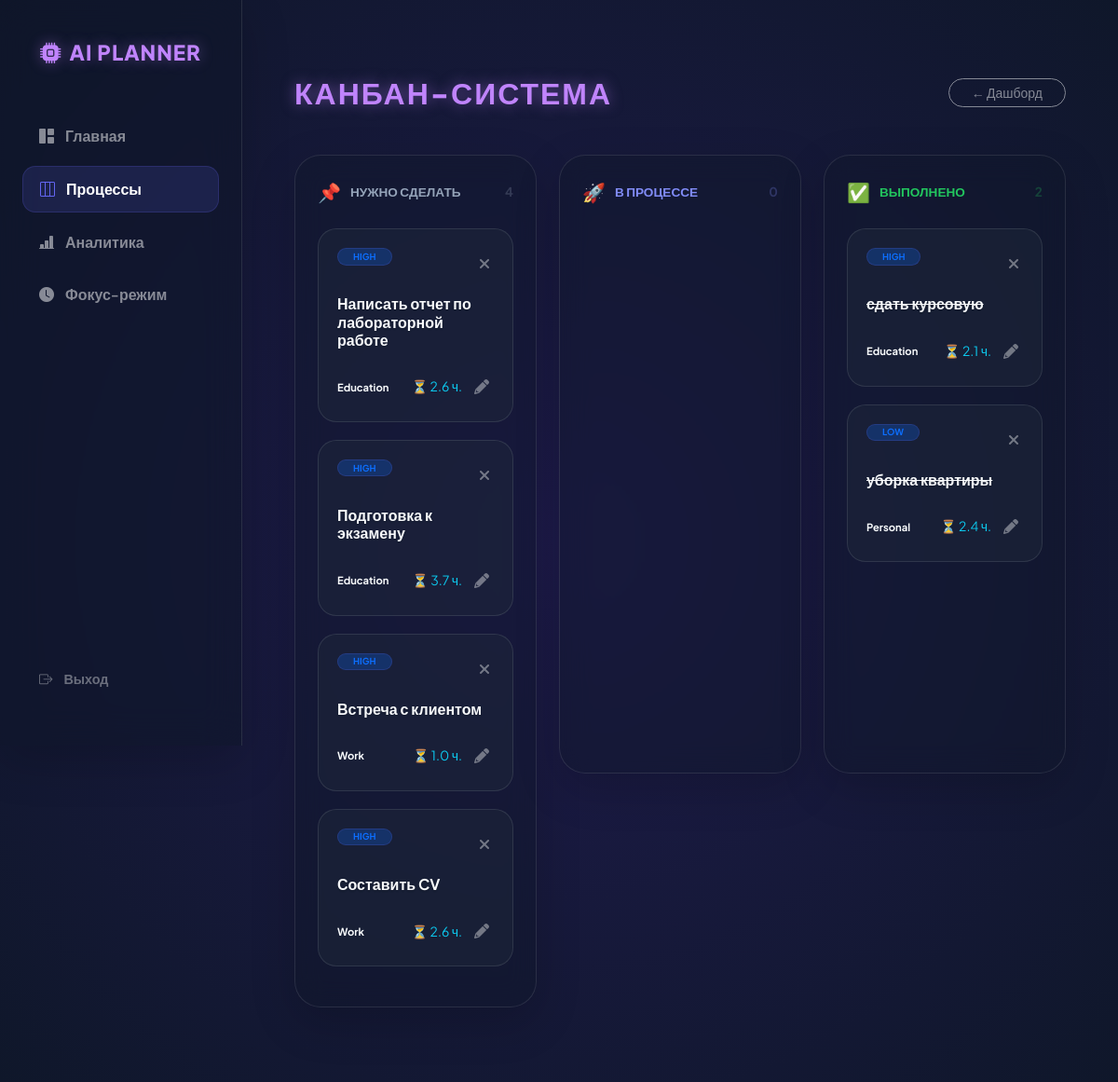
/kanban (signed in), run on the app's committed database.
### database.py (models this page shows)
class Task(Base):
    __tablename__ = "tasks"
    id = Column(Integer, primary_key=True, index=True)
    title = Column(String)
    category = Column(String)
    priority = Column(String)   # Будет приходить от ИИ
    time_est = Column(Float)    # Будет приходить от ИИ
    status = Column(String, default="todo") # todo, doing, done
    user_id = Column(Integer, ForeignKey("users.id"))
    owner = relationship("User", back_populates="tasks")

### main.py (the view)
@app.get("/kanban", response_class=HTMLResponse)
async def kanban_page(request: Request, db: Session = Depends(get_db), user_session: Optional[str] = Cookie(None)):
    if not user_session: return RedirectResponse(url="/login", status_code=303)
    user = db.query(database.User).filter(database.User.username == user_session).first()
    tasks = db.query(database.Task).filter(database.Task.user_id == user.id).all()
    return templates.TemplateResponse(
        request=request, name="kanban.html", context={"tasks": tasks}
    )

### templates/kanban.html (shortened to what this page needs)
{% extends "base.html" %}
{% block content %}
<link rel="stylesheet" href="https://cdnjs.cloudflare.com/ajax/libs/animate.css/4.1.1/animate.min.css"/>
<link rel="stylesheet" href="https://cdnjs.cloudflare.com/ajax/libs/font-awesome/6.0.0/css/all.min.css">
<div class="bg-blobs"></div>
<div class="container-fluid py-5 px-4">
    <div class="d-flex justify-content-between align-items-center mb-5 animate__animated animate__fadeIn">
        <h2 class="m-0 brand-glow">Канбан-система</h2>
        <a href="/" class="btn btn-outline-light btn-sm rounded-pill px-4 opacity-50 border-opacity-25 text-decoration-none">← Дашборд</a>
    </div>
    <div class="row g-4">
        {% for col_status, col_name, col_icon in [
            ('todo', 'Нужно сделать', '📌'),
            ('doing', 'В процессе', '🚀'),
            ('done', 'Выполнено', '✅')
        ] %}
        <div class="col-lg-4">
            <div class="kanban-column shadow-lg" data-status="{{ col_status }}" ondrop="drop(event)" ondragover="allowDrop(event)">
                <div class="column-title title-{{ col_status }}">
                    <span class="fs-5">{{ col_icon }}</span> {{ col_name }}
                    <span class="ms-auto opacity-25 fw-bold">{{ tasks|selectattr('status', 'equalto', col_status)|list|length }}</span>
                </div>
                <div id="{{ col_status }}-column" style="min-height: 70vh;">
                    {% for task in tasks if task.status == col_status %}
                    <div class="task-card animate__animated animate__fadeInUp"
                         draggable="true" ondragstart="drag(event)"
                         id="task-{{ task.id }}" data-id="{{ task.id }}">
                        <div class="d-flex justify-content-between align-items-start mb-3">
                            <span class="badge bg-primary bg-opacity-25 text-primary rounded-pill px-3 fw-800" style="font-size: 0.6rem; border: 1px solid rgba(99, 102, 241, 0.2);">
                                {{ task.priority|upper }}
                            </span>
                            <a href="/delete/{{ task.id }}" class="btn-action btn-delete" onclick="return confirm('Удалить задачу?')">
                                <i class="fas fa-times"></i>
                            </a>
                        </div>
                        <h6 class="task-title {% if task.status == 'done' %}text-decoration-line-through opacity-40{% endif %}">
                            {{ task.title }}
                        </h6>
                        <div class="d-flex justify-content-between align-items-center mt-4">
                            <span class="small opacity-40 fw-bold" style="font-size: 0.7rem;">{{ task.category }}</span>
                            <div class="d-flex align-items-center gap-2">
                                <span class="small fw-800 text-info">⏳ {{ task.time_est }} ч.</span>
                                <button class="btn-action" onclick="openEditModal('{{ task.id }}', '{{ task.time_est }}')">
                                    <i class="fas fa-pencil-alt fs-xs"></i>
                                </button>
                            </div>
                        </div>
                    </div>
                    {% endfor %}
                </div>
            </div>
        </div>
        {% endfor %}
    </div>
</div>
{% endblock %}

### templates/base.html (shortened to what this page needs)
<!DOCTYPE html>
<html lang="ru">
<head>
    <link href="https://cdn.jsdelivr.net/npm/bootstrap@5.3.0/dist/css/bootstrap.min.css" rel="stylesheet">
    <link rel="stylesheet" href="https://cdn.jsdelivr.net/npm/bootstrap-icons@1.11.3/font/bootstrap-icons.min.css">
    <link rel="stylesheet" href="https://cdnjs.cloudflare.com/ajax/libs/font-awesome/6.0.0/css/all.min.css">
    <link rel="stylesheet" href="https://cdnjs.cloudflare.com/ajax/libs/animate.css/4.1.1/animate.min.css"/>
</head>
<body>
    <div class="bg-blobs">
        <div class="blob" style="top: -5%; left: -5%;"></div>
        <div class="blob" style="bottom: 5%; right: 5%; animation-delay: -5s;"></div>
    </div>
    <aside class="sidebar shadow-lg">
        <div class="sidebar-brand">
            <i class="bi bi-cpu-fill me-2"></i>AI PLANNER
        </div>
        <nav class="nav flex-column flex-grow-1">
            <a class="nav-link {% if request.url.path == '/' %}active{% endif %}" href="/">
                <i class="bi bi-grid-1x2-fill"></i> Главная
            </a>
            <a class="nav-link {% if request.url.path == '/kanban' %}active{% endif %}" href="/kanban">
                <i class="bi bi-layout-three-columns"></i> Процессы
            </a>
            <a class="nav-link {% if request.url.path == '/analytics' %}active{% endif %}" href="/analytics">
                <i class="bi bi-bar-chart-line-fill"></i> Аналитика
            </a>
            <a class="nav-link {% if request.url.path == '/focus' %}active{% endif %}" href="/focus">
                <i class="bi bi-clock-fill"></i> Фокус-режим
            </a>
        </nav>
       <div class="mt-auto">
            <a href="/logout" class="nav-link text-danger opacity-75" style="font-size: 0.9rem;">
                <i class="bi bi-box-arrow-right"></i> Выход
            </a>
        </div>
    </aside>
    <main class="main-content">
        {% block content %}{% endblock %}
    </main>
</body>
</html>

### templates/base.html (style rules this page uses)
:root { --primary: #6366f1; --secondary: #a855f7; --dark-bg: #0f172a; --glass-border: rgba(255, 255, 255, 0.1); --sidebar-width: 260px; }
body { font-family: 'Plus Jakarta Sans', sans-serif; background-color: var(--dark-bg); color: #f8fafc; margin: 0; overflow-x: hidden; }
.bg-blobs { position: fixed; top: 0; left: 0; width: 100%; height: 100%; z-index: -1; background: radial-gradient(circle at 50% 50%, #1e1b4b 0%, #0f172a 100%); overflow: hidden; }
.blob { position: absolute; width: 600px; height: 600px; background: linear-gradient(135deg, var(--primary), var(--secondary)); filter: blur(100px); border-radius: 50%; opacity: 0.1; animation: float 25s infinite alternate; }
.sidebar { width: var(--sidebar-width); height: 100vh; position: fixed; top: 0; left: 0; background: rgba(15, 23, 42, 0.6); backdrop-filter: blur(20px); border-right: 1px solid var(--glass-border); z-index: 1000; padding: 2.5rem 1.5rem; display: flex; flex-direction: column; }
.sidebar-brand { font-weight: 800; font-size: 1.4rem; color: #c084fc; text-shadow: 0 0 15px rgba(192, 132, 252, 0.4); margin-bottom: 3rem; text-align: center; letter-spacing: 1px; }
.nav-link { color: rgba(255, 255, 255, 0.5) !important; font-weight: 600; padding: 12px 18px !important; border-radius: 14px; margin-bottom: 8px; transition: 0.3s all ease; display: flex; align-items: center; gap: 12px; }
.nav-link.active { background: rgba(99, 102, 241, 0.15); color: #fff !important; border: 1px solid rgba(99, 102, 241, 0.2); }
.nav-link.active i { color: var(--primary); }
.main-content { margin-left: var(--sidebar-width); padding: 2rem; min-height: 100vh; }

### templates/kanban.html (style rules this page uses)
:root { --primary: #6366f1; --secondary: #a855f7; --dark-bg: #0f172a; --glass-border: rgba(255, 255, 255, 0.1); }
body { font-family: 'Plus Jakarta Sans', sans-serif; background-color: var(--dark-bg); color: #f8fafc; min-height: 100vh; margin: 0; }
.bg-blobs { position: fixed; top: 0; left: 0; width: 100%; height: 100%; z-index: -1; background: radial-gradient(circle at 50% 50%, #1e1b4b 0%, #0f172a 100%); overflow: hidden; }
.brand-glow { color: #c084fc; text-shadow: 0 0 15px rgba(192, 132, 252, 0.5); font-weight: 800; text-transform: uppercase; letter-spacing: 2px; }
.kanban-column { min-height: 80vh; background: rgba(15, 23, 42, 0.4); backdrop-filter: blur(15px); border-radius: 28px; padding: 1.5rem; border: 1px solid var(--glass-border); }
.title-todo { color: #94a3b8; }
.title-doing { color: #818cf8; }
.title-done { color: #22c55e; }
.column-title { font-weight: 800; text-transform: uppercase; font-size: 0.85rem; margin-bottom: 1.5rem; display: flex; align-items: center; gap: 10px; }
.task-card { background: rgba(30, 41, 59, 0.5); border: 1px solid var(--glass-border); border-radius: 20px; padding: 1.25rem; margin-bottom: 1.2rem; transition: all 0.3s cubic-bezier(0.4, 0, 0.2, 1); cursor: grab; }
.btn-action { background: none; border: none; color: white; opacity: 0.4; transition: 0.3s; padding: 5px; }
.task-title { font-weight: 700; margin-bottom: 0.75rem; text-shadow: 0 1px 2px rgba(0,0,0,0.2); }

### data on the page
Task: priority "HIGH", title "Написать отчет по лабораторной работе", category "Education", time_est "2.6"
Task: priority "HIGH", title "Подготовка к экзамену", category "Education", time_est "3.7"
Task: priority "HIGH", title "Встреча с клиентом", category "Work", time_est "1.0"
Task: priority "HIGH", title "Составить CV", category "Work", time_est "2.6"
Task: priority "HIGH", title "сдать курсовую", category "Education", time_est "2.1"
Task: priority "LOW", title "уборка квартиры", category "Personal", time_est "2.4"

### other printed values
{{ col_icon }} "📌" "🚀" "✅"
{{ col_name }} "НУЖНО СДЕЛАТЬ" "В ПРОЦЕССЕ" "ВЫПОЛНЕНО"
{{ tasks|selectattr('status', 'equalto', col_status)|list|length }} "4" "0" "2"
